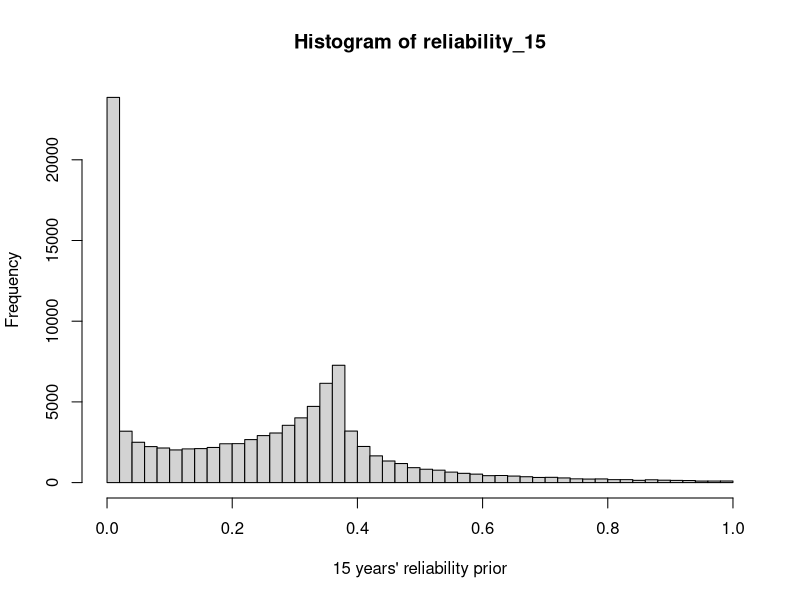

Generate this figure with R:
# Do a Monte-Carlo simulation to see if the selected vague priors 
# on the scale and shape parameters of the Weibull model
# in Example 4.3.3 cause a conservative prior distribution of reliability

# Generate 100,000 samples for shape and scale priors 
# each from the Vague Gamma distributions 

shape <- rgamma(n=100000, shape=1, rate=1) # mean = a/b; variance = a/(b^2)
scale <- rgamma(n=100000,shape=1,rate=0.1)
#compute relibility at 15 years
reliability_15 <- exp(-(15/scale)**(shape))

mean(reliability_15)
quantile(reliability_15, c(0.025, 0.50, 0.975))

mean(shape)
quantile(shape, c(0.025, 0.50, 0.975))

# jpeg("Fig 4.12_reliability_prior.jpeg", width = 8, height = 4, units = 'in', res = 600)  # save the plot as jpeg format
hist(reliability_15, xlab="15 years' reliability prior", breaks=50)
# dev.off()

